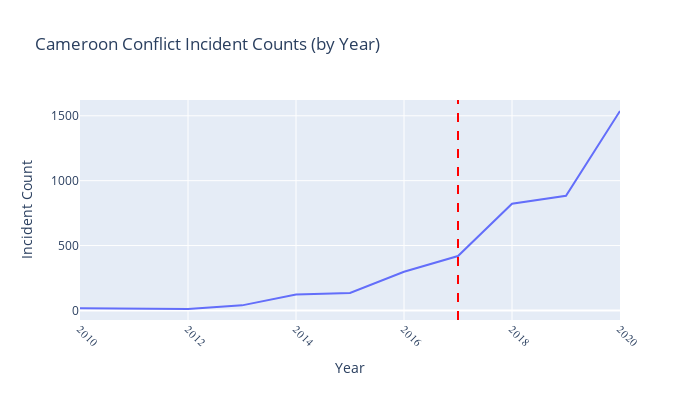

The notebook cell this image was saved under:
### Code cell
fig = px.line(x=year_list[:-1], y=incident_count[:-1],
                     labels=dict(x="Year", y="Incident Count"),title = "Cameroon Conflict Incident Counts (by Year)",
             width=700, height=400)
fig.update_xaxes(tickfont=dict(family='Rockwell', size=11),tickangle=45)
fig.add_vline(x=2017,line_dash="dash", line_color="red")
fig.show()

### Figure 1 — Plotly figure (JSON) as saved in the notebook; plotly's stock layout.template omitted (floating-point values rounded to 4 significant figures)
{"data": [{"hovertemplate": "Year=%{x}<br>Incident Count=%{y}<extra></extra>", "legendgroup": "", "line": {"color": "#636efa", "dash": "solid"}, "mode": "lines", "name": "", "orientation": "v", "showlegend": false, "type": "scatter", "x": [2010, 2011, 2012, 2013, 2014, 2015, 2016, 2017, 2018, 2019, 2020], "xaxis": "x", "y": [16, 13, 11, 39, 122, 135, 298, 419, 822, 883, 1537], "yaxis": "y"}], "layout": {"height": 400, "legend": {"tracegroupgap": 0}, "shapes": [{"line": {"color": "red", "dash": "dash"}, "type": "line", "x0": 2017, "x1": 2017, "xref": "x", "y0": 0, "y1": 1, "yref": "y domain"}], "title": {"text": "Cameroon Conflict Incident Counts (by Year)"}, "width": 700, "xaxis": {"anchor": "y", "domain": [0, 1], "tickangle": 45, "tickfont": {"family": "Rockwell", "size": 11}, "title": {"text": "Year"}}, "yaxis": {"anchor": "x", "domain": [0, 1], "title": {"text": "Incident Count"}}}}
